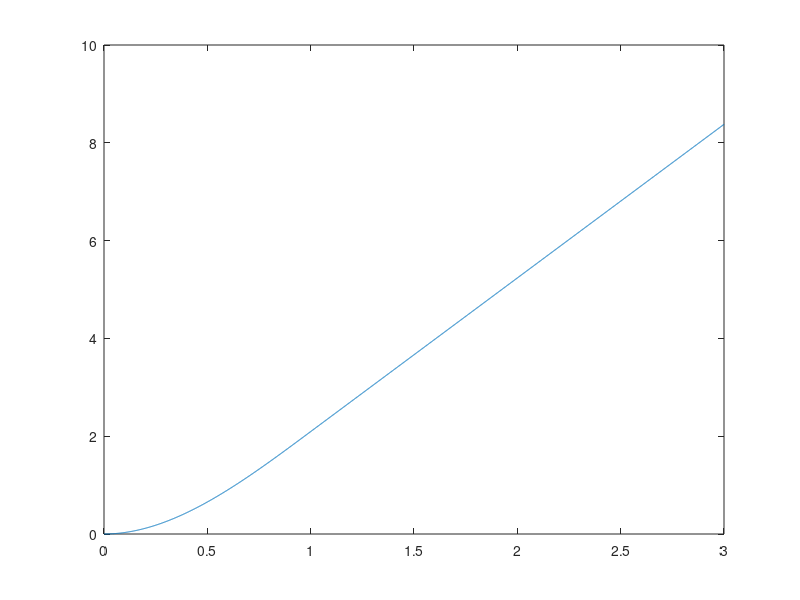

Here is the MATLAB script that generated this plot:
r = 1;
H = 3;
h = 0:0.001:3;

for i = 1:length(h)
    if h(i)<r
        V(i) = 1/3*pi*h(i)^2*(3*r-h(i))
    elseif h[i]>H-r
        V(i) = 1/3*pi*h(i)^2*(3*r-h(i))
    else
        V(i) = 2/3*pi*r^3+pi*r^2*(h(i)-r)
    end
end
plot(h,V)